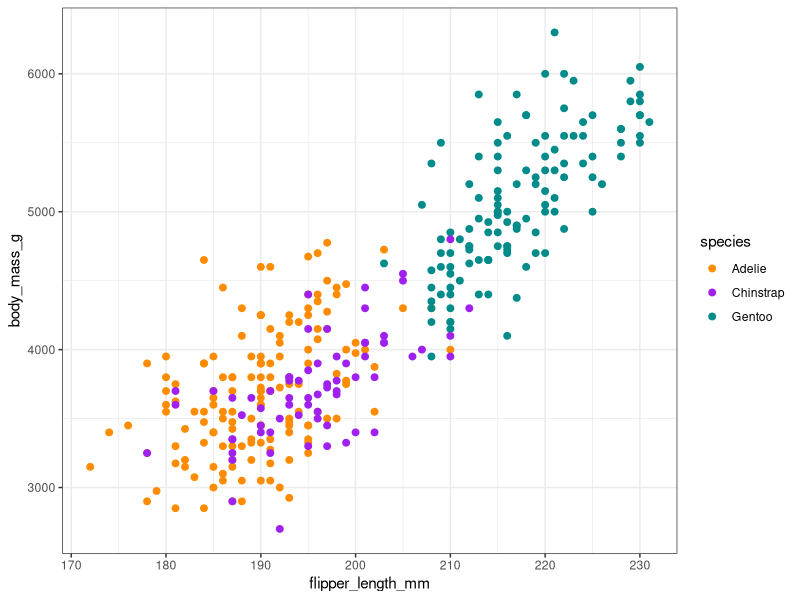

Source code (R):
## ---- chunk 1
#| echo: false
#| fig-align: center

library(palmerpenguins)
library(tidyverse)
library(viridis)

ggplot(data = penguins, aes(x = flipper_length_mm, y = body_mass_g, color = species)) + 
  geom_point(size = 2) + 
  theme_bw() +
    scale_color_manual(values = c("darkorange","purple","cyan4")) 
